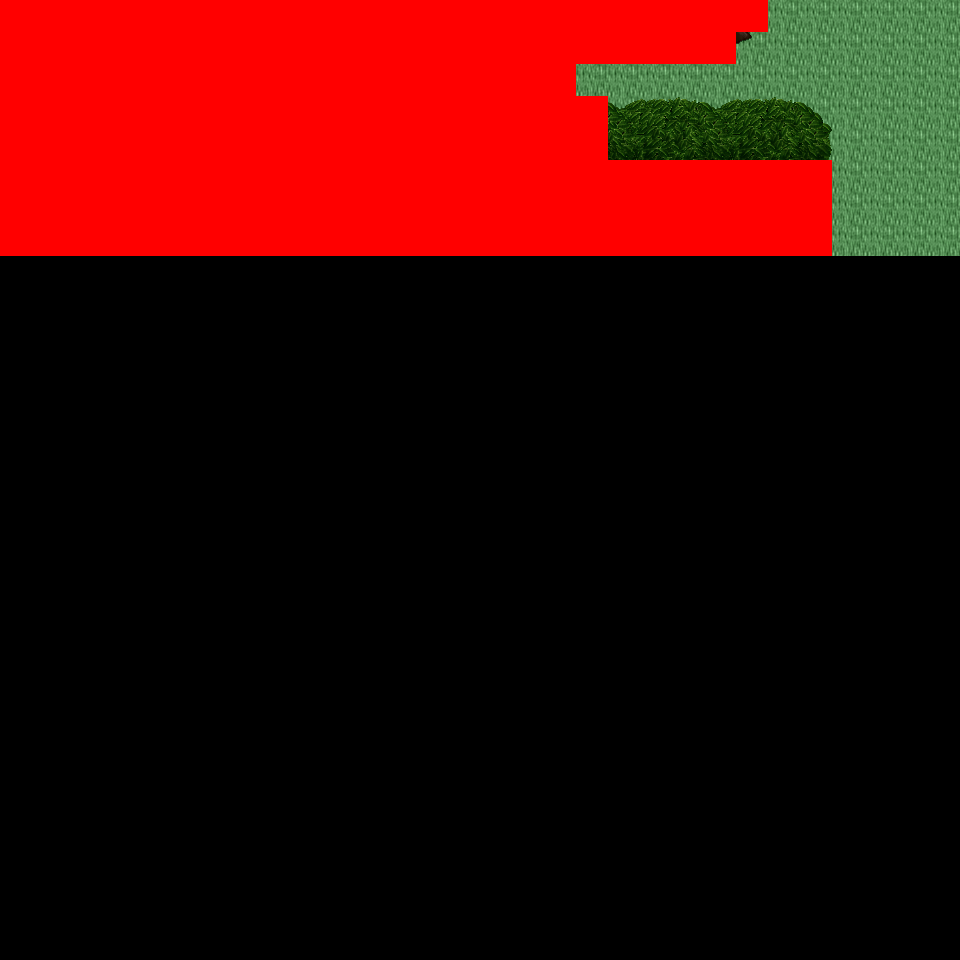

Below is a game level as drawn by its tile map, then a one-line description and the .tmx that defines it (tile-layer data replaced by summaries):
An orthogonal 30x30 tile map with 32x32 px tiles, 6 tile layers (Ground, Object, Object2, Above, ...), 24 tilesets and 2 objects (2x mapExit).

<map version="1.0" orientation="orthogonal" renderorder="right-down" width="30" height="30" tilewidth="32" tileheight="32" nextobjectid="3">
  <tileset firstgid="1" name="tileset_logic_collision" tilewidth="32" tileheight="32" tilecount="1" columns="1">
    <image source="../drawable/tileset_logic_collision.png" width="32" height="32" />
  </tileset>
  <tileset firstgid="2" name="tileset_ground_ground" tilewidth="32" tileheight="32" tilecount="33" columns="3">
    <image source="../drawable/tileset_ground_ground.png" width="96" height="352" />
  </tileset>
  <tileset firstgid="35" name="tileset_plant_tree_tree_darkgreen" tilewidth="32" tileheight="32" tilecount="88" columns="8">
    <image source="../drawable/tileset_plant_tree_tree_darkgreen.png" width="256" height="352" />
  </tileset>
  <tileset firstgid="123" name="tileset_logic_item_resources" tilewidth="32" tileheight="32" tilecount="6" columns="6">
    <image source="../drawable/tileset_logic_item_resources.png" width="192" height="32" />
  </tileset>
  <tileset firstgid="129" name="tileset_logic_creature_animal" tilewidth="32" tileheight="32" tilecount="32" columns="8">
    <image source="../drawable/tileset_logic_creature_animal.png" width="256" height="128" />
  </tileset>
  <tileset firstgid="161" name="tileset_plant_flower_daisy_blue" tilewidth="32" tileheight="32" tilecount="8" columns="2">
    <image source="../drawable/tileset_plant_flower_daisy_blue.png" width="64" height="128" />
  </tileset>
  <tileset firstgid="169" name="tileset_plant_flower_daisy_red" tilewidth="32" tileheight="32" tilecount="8" columns="2">
    <image source="../drawable/tileset_plant_flower_daisy_red.png" width="64" height="128" />
  </tileset>
  <tileset firstgid="177" name="tileset_plant_flower_daisy_white" tilewidth="32" tileheight="32" tilecount="8" columns="2">
    <image source="../drawable/tileset_plant_flower_daisy_white.png" width="64" height="128" />
  </tileset>
  <tileset firstgid="185" name="tileset_plant_flower_daisy_yellow" tilewidth="32" tileheight="32" tilecount="8" columns="2">
    <image source="../drawable/tileset_plant_flower_daisy_yellow.png" width="64" height="128" />
  </tileset>
  <tileset firstgid="193" name="tileset_building_thatched_roof_cottage2" tilewidth="32" tileheight="32" tilecount="20" columns="4">
    <image source="../drawable/tileset_building_thatched_roof_cottage2.png" width="128" height="160" />
  </tileset>
  <tileset firstgid="213" name="tileset_building_thatched_roof_cottage1" tilewidth="32" tileheight="32" tilecount="20" columns="4">
    <image source="../drawable/tileset_building_thatched_roof_cottage1.png" width="128" height="160" />
  </tileset>
  <tileset firstgid="233" name="tileset_logic_creature_elemental" tilewidth="32" tileheight="32" tilecount="16" columns="8">
    <image source="../drawable/tileset_logic_creature_elemental.png" width="256" height="64" />
  </tileset>
  <tileset firstgid="249" name="tileset_item_campfires" tilewidth="32" tileheight="32" tilecount="2" columns="2">
    <image source="../drawable/tileset_item_campfires.png" width="64" height="32" />
  </tileset>
  <tileset firstgid="251" name="tileset_furniture_light_flames" tilewidth="32" tileheight="32" tilecount="6" columns="6">
    <image source="../drawable/tileset_furniture_light_flames.png" width="192" height="32" />
  </tileset>
  <tileset firstgid="257" name="tileset_item_firewood" tilewidth="32" tileheight="32" tilecount="12" columns="3">
    <image source="../drawable/tileset_item_firewood.png" width="96" height="128" />
  </tileset>
  <tileset firstgid="269" name="tileset_plant_flower_bulbs" tilewidth="32" tileheight="32" tilecount="4" columns="1">
    <image source="../drawable/tileset_plant_flower_bulbs.png" width="32" height="128" />
  </tileset>
  <tileset firstgid="273" name="tileset_ground_grass_corners" tilewidth="32" tileheight="32" tilecount="24" columns="6">
    <image source="../drawable/tileset_ground_grass_corners.png" width="192" height="128" />
  </tileset>
  <tileset firstgid="297" name="tileset_ground_grass_edges" tilewidth="32" tileheight="32" tilecount="36" columns="12">
    <image source="../drawable/tileset_ground_grass_edges.png" width="384" height="96" />
  </tileset>
  <tileset firstgid="333" name="tileset_light_dim_yellow_light_5x5" tilewidth="32" tileheight="32" tilecount="25" columns="5">
    <image source="../drawable/tileset_light_dim_yellow_light_5x5.png" width="160" height="160" />
  </tileset>
  <tileset firstgid="358" name="tileset_plant_tree_fall_trees" tilewidth="32" tileheight="32" tilecount="40" columns="8">
    <image source="../drawable/tileset_plant_tree_fall_trees.png" width="256" height="160" />
  </tileset>
  <tileset firstgid="398" name="tileset_plant_leaves" tilewidth="32" tileheight="32" tilecount="8" columns="4">
    <image source="../drawable/tileset_plant_leaves.png" width="128" height="64" />
  </tileset>
  <tileset firstgid="406" name="tileset_ground_grass_2" tilewidth="32" tileheight="32" tilecount="21" columns="3">
    <image source="../drawable/tileset_ground_grass_2.png" width="96" height="224" />
  </tileset>
  <tileset firstgid="427" name="tileset_ground_rock_pebbles" tilewidth="32" tileheight="32" tilecount="3" columns="1">
    <image source="../drawable/tileset_ground_rock_pebbles.png" width="32" height="96" />
  </tileset>
  <tileset firstgid="430" name="tileset_logic_creature_fowl" tilewidth="32" tileheight="32" tilecount="6" columns="6">
    <image source="../drawable/tileset_logic_creature_fowl.png" width="192" height="32" />
  </tileset>
  <layer name="Ground" width="30" height="30">
    <data>[900 cells, 240 non-empty, 1 distinct tile ids]</data>
  </layer>
  <layer name="Object" width="30" height="30">
    <data>[900 cells, 112 non-empty, 12 distinct tile ids]</data>
  </layer>
  <layer name="Object2" width="30" height="30">
    <data>[900 cells, 0 non-empty, 0 distinct tile ids]</data>
  </layer>
  <layer name="Above" width="30" height="30">
    <data>[900 cells, 184 non-empty, 17 distinct tile ids]</data>
  </layer>
  <layer name="Above2" width="30" height="30">
    <data>[900 cells, 0 non-empty, 0 distinct tile ids]</data>
  </layer>
  <layer name="Walkable" width="30" height="30">
    <data>[900 cells, 181 non-empty, 1 distinct tile ids]</data>
  </layer>
  <objectgroup name="MapEvents">
    <object id="1" name="north" type="mapExit" x="768" y="0" width="192" height="32">
      <properties>
        <property name="map" value="level_0_x0_y28" />
        <property name="x" value="24" />
        <property name="y" value="28" />
      </properties>
    </object>
    <object id="2" name="east" type="mapExit" x="928" y="0" width="32" height="960">
      <properties>
        <property name="map" value="level_0_x1_y29" />
        <property name="x" value="1" />
        <property name="y" value="0" />
      </properties>
    </object>
  </objectgroup>
</map>
